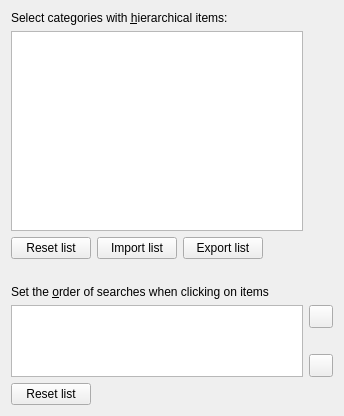
<?xml version="1.0" encoding="UTF-8"?>
<ui version="4.0">
 <class>Form</class>
 <widget class="QWidget" name="Form">
  <layout class="QGridLayout">
   <item row="0" column="0">
    <widget class="QLabel" name="label">
     <property name="toolTip">
      <string>&lt;p&gt;Check the box for an item if it is to be displayed as a
hierarchical tree in the Tag browser. For example, if you check
'tags' then tags of the form 'Mystery.English'
and 'Mystery.Thriller' will be displayed with English and Thriller
both under 'Mystery'. If 'tags' is not checked
then the tags will be displayed each on their own line.&lt;/p&gt;
&lt;p&gt;The categories 'authors', 'publisher', 'news', 'formats', and 'rating'
cannot be hierarchical.&lt;/p&gt;
&lt;p&gt;User categories are always hierarchical and so do not appear in this list.&lt;/p&gt;</string>
     </property>
     <property name="text">
      <string>Select categories with &amp;hierarchical items:</string>
     </property>
     <property name="buddy">
      <cstring>tb_hierarchical_cats</cstring>
     </property>
    </widget>
   </item>
   <item row="1" column="0" rowspan="3">
    <widget class="QListView" name="tb_hierarchical_cats">
     <property name="sizePolicy">
      <sizepolicy hsizetype="Minimum" vsizetype="Expanding">
       <horstretch>0</horstretch>
       <verstretch>1</verstretch>
      </sizepolicy>
     </property>
     <property name="minimumSize">
      <size>
       <width>0</width>
       <height>200</height>
      </size>
     </property>
     <property name="alternatingRowColors">
      <bool>true</bool>
     </property>
    </widget>
   </item>
   <item row="4" column="0">
    <layout class="QHBoxLayout" name="horizontalLayout_4">
     <item>
      <widget class="QPushButton" name="tb_hierarchy_reset_layout_button">
       <property name="toolTip">
        <string>Click this button to reset the list to its default order.</string>
       </property>
       <property name="text">
        <string>Reset list</string>
       </property>
      </widget>
     </item>
     <item>
      <widget class="QPushButton" name="tb_hierarchy_import_layout_button">
       <property name="toolTip">
        <string>&lt;p&gt;Click this button to set the list to one
previously exported. This could be useful if you have several libraries with
similar structure and you want to use the same for each one.&lt;/p&gt;</string>
       </property>
       <property name="text">
        <string>Import list</string>
       </property>
      </widget>
     </item>
     <item>
      <widget class="QPushButton" name="tb_hierarchy_export_layout_button">
       <property name="toolTip">
        <string>&lt;p&gt;Click this button to write the current display
settings to a file. This could be useful if you have several libraries with similar
structure and you want to use the same for each one.&lt;/p&gt;</string>
       </property>
       <property name="text">
        <string>Export list</string>
       </property>
      </widget>
     </item>
     <item>
      <spacer name="horizontalSpacer">
       <property name="orientation">
        <enum>Qt::Horizontal</enum>
       </property>
       <property name="sizeHint" stdset="0">
        <size>
         <width>40</width>
         <height>20</height>
        </size>
       </property>
      </spacer>
     </item>
    </layout>
   </item>
   <item row="10" column="0">
    <spacer name="horizontalSpacer">
     <property name="orientation">
      <enum>Qt::Vertical</enum>
     </property>
     <property name="sizeHint" stdset="0">
      <size>
       <width>0</width>
       <height>20</height>
      </size>
     </property>
    </spacer>
   </item>
   <item row="11" column="0">
    <widget class="QLabel" name="label">
     <property name="toolTip">
      <string>&lt;p&gt;Set the order of the searches when clicking on an item in
the Tag browser. The 'or its children' options are ignored when clicking on
top-level categories, items that aren't in a hierarchical category, and items
that don't have children.&lt;/p&gt;</string>
     </property>
     <property name="text">
      <string>Set the &amp;order of searches when clicking on items</string>
     </property>
     <property name="buddy">
      <cstring>tb_search_order</cstring>
     </property>
    </widget>
   </item>
   <item row="12" column="0" rowspan="3">
    <widget class="ListWidgetWithMoveByKeyPress" name="tb_search_order">
     <property name="sizeAdjustPolicy">
      <enum>QAbstractScrollArea::AdjustToContents</enum>
     </property>
    </widget>
   </item>
   <item row="12" column="1">
    <widget class="QToolButton" name="tb_search_order_up_button">
     <property name="toolTip">
      <string>Move up. Keyboard shortcut: Ctrl-Up arrow</string>
     </property>
     <property name="icon">
      <iconset resource="../../../../resources/images.qrc">
       <normaloff>:/images/arrow-up.png</normaloff>:/images/arrow-up.png</iconset>
     </property>
    </widget>
   </item>
   <item row="13" column="1">
    <spacer name="verticalSpacer_51">
     <property name="orientation">
      <enum>Qt::Vertical</enum>
     </property>
     <property name="sizeHint" stdset="0">
      <size>
       <width>1</width>
       <height>1</height>
      </size>
     </property>
    </spacer>
   </item>
   <item row="14" column="1">
    <widget class="QToolButton" name="tb_search_order_down_button">
     <property name="toolTip">
      <string>Move down. Keyboard shortcut: Ctrl-Down arrow</string>
     </property>
     <property name="icon">
      <iconset resource="../../../../resources/images.qrc">
       <normaloff>:/images/arrow-down.png</normaloff>:/images/arrow-down.png</iconset>
     </property>
    </widget>
   </item>
   <item row="15" column="0">
    <layout class="QHBoxLayout" name="horizontalLayout_4">
     <item>
      <widget class="QPushButton" name="tb_search_order_reset_button">
       <property name="toolTip">
        <string>Click this button to reset the list to its default order.</string>
       </property>
       <property name="text">
        <string>Reset list</string>
       </property>
      </widget>
     </item>
     <item>
      <spacer name="horizontalSpacer">
       <property name="orientation">
        <enum>Qt::Horizontal</enum>
       </property>
       <property name="sizeHint" stdset="0">
        <size>
         <width>40</width>
         <height>20</height>
        </size>
       </property>
      </spacer>
     </item>
    </layout>
   </item>
  </layout>
 </widget>
 <customwidgets>
  <customwidget>
   <class>ListWidgetWithMoveByKeyPress</class>
   <extends>QListWidget</extends>
   <header>calibre/gui2/preferences.h</header>
  </customwidget>
 </customwidgets>
</ui>
